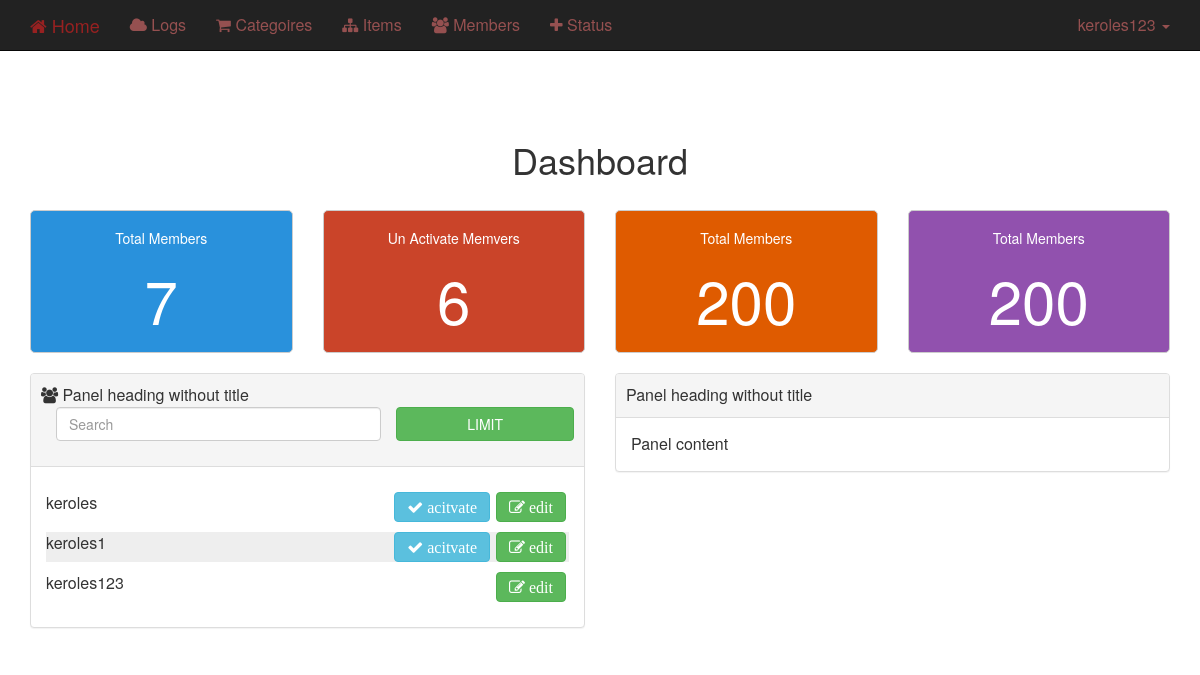
/admin/dashboard.php (signed in), run on the app's committed database.
### tables this page shows
CREATE TABLE `users` (
  `id` int(11) NOT NULL,
  `username` varchar(255) NOT NULL,
  `password` varchar(255) NOT NULL,
  `email` varchar(255) NOT NULL,
  `date` date NOT NULL,
  `groupid` tinyint(1) NOT NULL DEFAULT '0',
  `truststatus` tinyint(1) NOT NULL DEFAULT '0',
  `fallname` varchar(255) NOT NULL,
  `regstatus` tinyint(1) NOT NULL DEFAULT '0'
);

### admin/dashboard.php (the view, shortened to what this page needs)
<?php
include 'connect_dp.php';
if(isset($_SESSION['username'])){
	include 'temp/thehead.php';
	include 'temp/navbar.php';
?>
<div class="container">
	<h1 class="text-center">Dashboard</h1>
	<div class="row">
		<div class="col-md-3 col-sm-6 text-center ">
			<div class="box" style="background-color:#2991DC;">
				<h5>Total Members</h5>
				<h1><?php echo countitem("users","username"); ?></h1>
			</div>
		</div>
		<div class="col-md-3 col-sm-6 text-center">
			<div class="box" style="background-color:#CA4429;">
				<h5>Un Activate Memvers</h5>
				<h1><a href="home.php?showunreg=true"><?php
				echo countitemwhere("users","username","regstatus","0");
				 ?></a></h1>
			</div>
		</div>
		<div class="col-md-3 col-sm-6 text-center">
			<div class="box" style="background-color:#DF5B00;">
				<h5>Total Members</h5>
				<h1>200</h1>
			</div>
		</div>
		<div class="col-md-3 col-sm-6 text-center">
			<div class="box" style="background-color:#9151AE;">
				<h5>Total Members</h5>
				<h1>200</h1>
			</div>
		</div>
	</div>
</div>
<div class="container">
	<div class="row">
		<div class="col-md-6">
			<div class="panel panel-default">
			  <div class="panel-heading" style="overflow:hidden"><i class="fa fa-users"></i> Panel heading without title
				<form class="" >
				        <div class="form-group col-md-8">
				          <input  type="number" name="kero" class="form-control " placeholder="Search">
				        </div>
				        <button type="submit" formaction="?limit=kero.value" class="btn btn-success col-md-4">LIMIT</button>
			      </form>
			  </div>
			  <div class="panel-body">
			    <ul class="list-unstyled member-list">
				    <?php
					$limit = (isset($_GET['kero']) && is_numeric($_GET['kero'])) ? $_GET['kero'] : 3 ;
				    $res=getlatest("users","username,id,regstatus",$limit);
				    foreach ($res as $key ) {
				    	echo "<li>".$key['username'].
				    	"<a class='btn btn-success fa fa-edit' href='home.php?do=edit&id=".$key['id']."'> edit</a>";
				    	if ($key['regstatus']==0)
							echo '<a class="btn btn-info fa fa-check" href="home.php?do=activate&id='.$key["id"].'"> acitvate</a>';
				    	echo "</li>";
				    }
				     ?>
				 </ul>
			  </div>
			</div>
		</div>
		<div class="col-md-6">
			<div class="panel panel-default">
			  <div class="panel-heading">Panel heading without title</div>
			  <div class="panel-body">
			    Panel content
			  </div>
			</div>
		</div>
	</div>
</div>
	<?php
	include 'temp/thetail.php';
 }
 else{
 	header("location:index.php");
 }

### admin/css/style.css (style rules this page uses)
body { font-size: 16px; padding-top: 120px; }
.row .box { background-color: #eee; border: 1px solid #CCC; padding: 10px 0; margin: 20px 0; border-radius: 5px; color: white; }
.row .box h1 { font-size: 60px; }
.row .box h1 a { text-decoration: none; color: #FFF; }
.member-list li { margin: 10px 0; overflow: hidden; }
.member-list li a { float: right; margin: 0 3px; }
.member-list li:nth-child(even) { background-color: #EEE; }
.panel-heading { padding: 10px ; overflow:hidden; }

### data on the page
users: username "keroles"
users: username "keroles1"
users: username "keroles123"

### other printed values
$_SESSION['username'] "keroles123"
countitem("users","username") "7"
countitemwhere("users","username","regstatus","0") "6"
